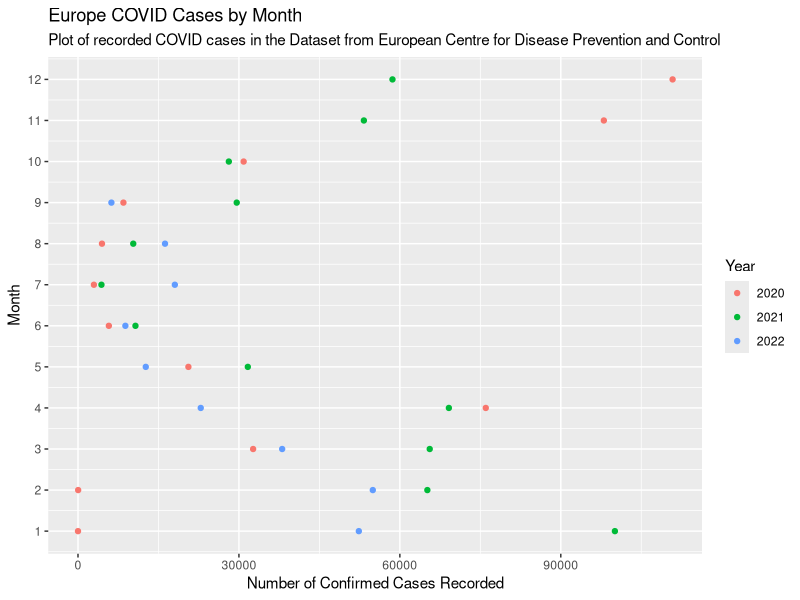

Write the R code that produced this figure.
library(tidyverse)
install.packages("tidyverse", dependencies=T)

data <- na.omit(read.csv("VisBlog1.csv"))


data %>%
  group_by(month,year)%>%
  summarize(sum_cases=sum(deaths),na.rm=T)%>%
  ggplot(aes(y=month,x=sum_cases, color=as_factor(year)))+
  scale_y_continuous(breaks=c(1,2,3,4,5,6,7,8,9,10,11,12))+
  labs(x="Number of Confirmed Cases Recorded", y = "Month", 
       color="Year",
       title="Europe COVID Cases by Month",
       subtitle ="Plot of recorded COVID cases in the Dataset from European Centre for Disease Prevention and Control")+
  geom_point()
